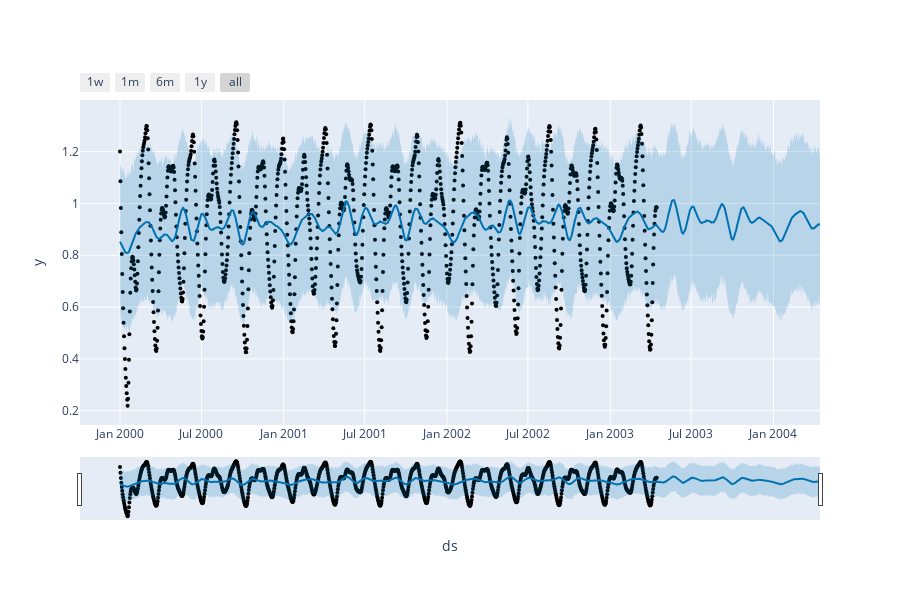

The notebook cell saved with this chart:
### Markdown cell above
Poniżej interaktywne wykresy `plotly`.

### Code cell
from prophet.plot import plot_plotly, plot_components_plotly

plot_plotly(m, forecast)

### Figure 1 — Plotly figure (JSON) as saved in the notebook; plotly's stock layout.template omitted (floating-point values rounded to 4 significant figures; data arrays with more than 128 entries replaced by an {"elided": "..."} marker saying what was removed)
{"data": [{"marker": {"color": "black", "size": 4}, "mode": "markers", "name": "Actual", "type": "scatter", "x": {"elided": "1201 str values"}, "y": {"elided": "1201 float values"}}, {"hoverinfo": "skip", "line": {"width": 0}, "mode": "lines", "type": "scatter", "x": {"elided": "1566 str values"}, "y": {"elided": "1566 float values"}}, {"fill": "tonexty", "fillcolor": "rgba(0, 114, 178, 0.2)", "line": {"color": "#0072B2", "width": 2}, "mode": "lines", "name": "Predicted", "type": "scatter", "x": {"elided": "1566 str values"}, "y": {"elided": "1566 float values"}}, {"fill": "tonexty", "fillcolor": "rgba(0, 114, 178, 0.2)", "hoverinfo": "skip", "line": {"width": 0}, "mode": "lines", "type": "scatter", "x": {"elided": "1566 str values"}, "y": {"elided": "1566 float values"}}], "layout": {"height": 600, "showlegend": false, "width": 900, "xaxis": {"rangeselector": {"buttons": [{"count": 7, "label": "1w", "step": "day", "stepmode": "backward"}, {"count": 1, "label": "1m", "step": "month", "stepmode": "backward"}, {"count": 6, "label": "6m", "step": "month", "stepmode": "backward"}, {"count": 1, "label": "1y", "step": "year", "stepmode": "backward"}, {"step": "all"}]}, "rangeslider": {"visible": true}, "title": {"text": "ds"}, "type": "date"}, "yaxis": {"title": {"text": "y"}}}}
